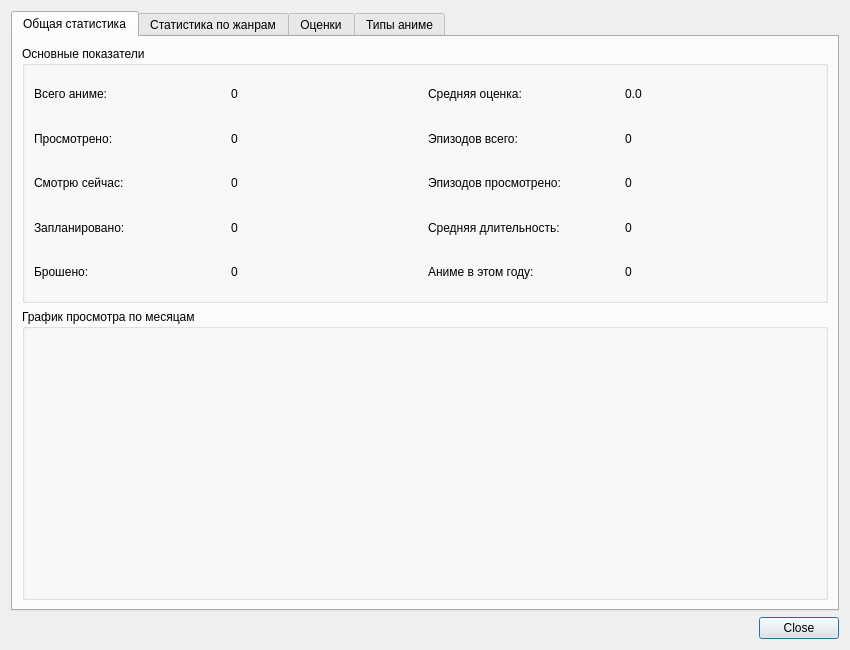
<?xml version="1.0" encoding="UTF-8"?>
<ui version="4.0">
 <class>StatisticsDialog</class>
 <widget class="QDialog" name="StatisticsDialog">
  <property name="geometry">
   <rect>
    <x>0</x>
    <y>0</y>
    <width>850</width>
    <height>650</height>
   </rect>
  </property>
  <property name="windowTitle">
   <string>Статистика аниме</string>
  </property>
  <layout class="QVBoxLayout" name="verticalLayout">
   <item>
    <widget class="QTabWidget" name="tabWidget">
     <property name="currentIndex">
      <number>0</number>
     </property>
     <widget class="QWidget" name="tab_overview">
      <attribute name="title">
       <string>Общая статистика</string>
      </attribute>
      <layout class="QVBoxLayout" name="verticalLayout_2">
       <item>
        <widget class="QGroupBox" name="groupBox">
         <property name="title">
          <string>Основные показатели</string>
         </property>
         <layout class="QGridLayout" name="gridLayout">
          <item row="0" column="0">
           <widget class="QLabel" name="label">
            <property name="text">
             <string>Всего аниме:</string>
            </property>
           </widget>
          </item>
          <item row="0" column="1">
           <widget class="QLabel" name="lbl_total_anime">
            <property name="text">
             <string>0</string>
            </property>
           </widget>
          </item>
          <item row="1" column="0">
           <widget class="QLabel" name="label_3">
            <property name="text">
             <string>Просмотрено:</string>
            </property>
           </widget>
          </item>
          <item row="1" column="1">
           <widget class="QLabel" name="lbl_watched_anime">
            <property name="text">
             <string>0</string>
            </property>
           </widget>
          </item>
          <item row="2" column="0">
           <widget class="QLabel" name="label_5">
            <property name="text">
             <string>Смотрю сейчас:</string>
            </property>
           </widget>
          </item>
          <item row="2" column="1">
           <widget class="QLabel" name="lbl_watching_anime">
            <property name="text">
             <string>0</string>
            </property>
           </widget>
          </item>
          <item row="3" column="0">
           <widget class="QLabel" name="label_7">
            <property name="text">
             <string>Запланировано:</string>
            </property>
           </widget>
          </item>
          <item row="3" column="1">
           <widget class="QLabel" name="lbl_planned_anime">
            <property name="text">
             <string>0</string>
            </property>
           </widget>
          </item>
          <item row="4" column="0">
           <widget class="QLabel" name="label_9">
            <property name="text">
             <string>Брошено:</string>
            </property>
           </widget>
          </item>
          <item row="4" column="1">
           <widget class="QLabel" name="lbl_dropped_anime">
            <property name="text">
             <string>0</string>
            </property>
           </widget>
          </item>
          <item row="0" column="2">
           <widget class="QLabel" name="label_2">
            <property name="text">
             <string>Средняя оценка:</string>
            </property>
           </widget>
          </item>
          <item row="0" column="3">
           <widget class="QLabel" name="lbl_avg_rating">
            <property name="text">
             <string>0.0</string>
            </property>
           </widget>
          </item>
          <item row="1" column="2">
           <widget class="QLabel" name="label_4">
            <property name="text">
             <string>Эпизодов всего:</string>
            </property>
           </widget>
          </item>
          <item row="1" column="3">
           <widget class="QLabel" name="lbl_total_episodes">
            <property name="text">
             <string>0</string>
            </property>
           </widget>
          </item>
          <item row="2" column="2">
           <widget class="QLabel" name="label_6">
            <property name="text">
             <string>Эпизодов просмотрено:</string>
            </property>
           </widget>
          </item>
          <item row="2" column="3">
           <widget class="QLabel" name="lbl_watched_episodes">
            <property name="text">
             <string>0</string>
            </property>
           </widget>
          </item>
          <item row="3" column="2">
           <widget class="QLabel" name="label_8">
            <property name="text">
             <string>Средняя длительность:</string>
            </property>
           </widget>
          </item>
          <item row="3" column="3">
           <widget class="QLabel" name="lbl_avg_duration">
            <property name="text">
             <string>0</string>
            </property>
           </widget>
          </item>
          <item row="4" column="2">
           <widget class="QLabel" name="label_10">
            <property name="text">
             <string>Аниме в этом году:</string>
            </property>
           </widget>
          </item>
          <item row="4" column="3">
           <widget class="QLabel" name="lbl_anime_this_year">
            <property name="text">
             <string>0</string>
            </property>
           </widget>
          </item>
         </layout>
        </widget>
       </item>
       <item>
        <widget class="QGroupBox" name="groupBox_2">
         <property name="title">
          <string>График просмотра по месяцам</string>
         </property>
         <layout class="QVBoxLayout" name="verticalLayout_3">
          <item>
           <widget class="QWidget" name="widget_chart" native="true">
            <property name="minimumSize">
             <size>
              <width>0</width>
              <height>250</height>
             </size>
            </property>
           </widget>
          </item>
         </layout>
        </widget>
       </item>
      </layout>
     </widget>
     <widget class="QWidget" name="tab_genres">
      <attribute name="title">
       <string>Статистика по жанрам</string>
      </attribute>
      <layout class="QVBoxLayout" name="verticalLayout_4">
       <item>
        <widget class="QGroupBox" name="groupBox_3">
         <property name="title">
          <string>Распределение по жанрам</string>
         </property>
         <layout class="QHBoxLayout" name="horizontalLayout">
          <item>
           <widget class="QWidget" name="widget_pie_chart" native="true">
            <property name="minimumSize">
             <size>
              <width>320</width>
              <height>280</height>
             </size>
            </property>
           </widget>
          </item>
          <item>
           <widget class="QTableWidget" name="table_genres">
            <property name="columnCount">
             <number>3</number>
            </property>
            <property name="rowCount">
             <number>0</number>
            </property>
            <property name="alternatingRowColors">
             <bool>true</bool>
            </property>
           </widget>
          </item>
         </layout>
        </widget>
       </item>
      </layout>
     </widget>
     <widget class="QWidget" name="tab_ratings">
      <attribute name="title">
       <string>Оценки</string>
      </attribute>
      <layout class="QVBoxLayout" name="verticalLayout_5">
       <item>
        <widget class="QGroupBox" name="groupBox_4">
         <property name="title">
          <string>Распределение оценок</string>
         </property>
         <layout class="QHBoxLayout" name="horizontalLayout_2">
          <item>
           <widget class="QWidget" name="widget_bar_chart" native="true">
            <property name="minimumSize">
             <size>
              <width>320</width>
              <height>280</height>
             </size>
            </property>
           </widget>
          </item>
          <item>
           <widget class="QTableWidget" name="table_ratings">
            <property name="columnCount">
             <number>2</number>
            </property>
            <property name="rowCount">
             <number>0</number>
            </property>
            <property name="alternatingRowColors">
             <bool>true</bool>
            </property>
           </widget>
          </item>
         </layout>
        </widget>
       </item>
      </layout>
     </widget>
     <widget class="QWidget" name="tab_types">
      <attribute name="title">
       <string>Типы аниме</string>
      </attribute>
      <layout class="QVBoxLayout" name="verticalLayout_6">
       <item>
        <widget class="QGroupBox" name="groupBox_5">
         <property name="title">
          <string>Распределение по типам</string>
         </property>
         <layout class="QHBoxLayout" name="horizontalLayout_3">
          <item>
           <widget class="QWidget" name="widget_types_chart" native="true">
            <property name="minimumSize">
             <size>
              <width>320</width>
              <height>280</height>
             </size>
            </property>
           </widget>
          </item>
          <item>
           <widget class="QTableWidget" name="table_types">
            <property name="columnCount">
             <number>2</number>
            </property>
            <property name="rowCount">
             <number>0</number>
            </property>
            <property name="alternatingRowColors">
             <bool>true</bool>
            </property>
           </widget>
          </item>
         </layout>
        </widget>
       </item>
      </layout>
     </widget>
    </widget>
   </item>
   <item>
    <widget class="QDialogButtonBox" name="buttonBox">
     <property name="orientation">
      <enum>Qt::Horizontal</enum>
     </property>
     <property name="standardButtons">
      <set>QDialogButtonBox::Close</set>
     </property>
    </widget>
   </item>
  </layout>
 </widget>
 <resources/>
 <connections/>
</ui>
